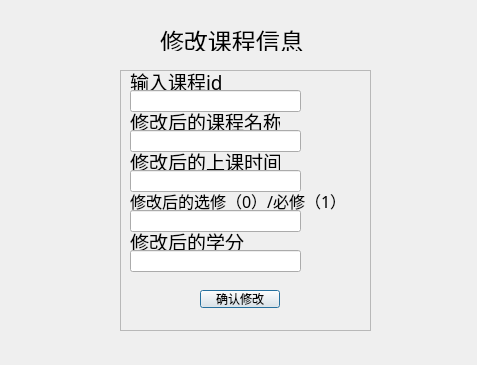
<?xml version="1.0" encoding="UTF-8"?>
<ui version="4.0">
 <class>modifycourdialog</class>
 <widget class="QDialog" name="modifycourdialog">
  <property name="geometry">
   <rect>
    <x>0</x>
    <y>0</y>
    <width>477</width>
    <height>365</height>
   </rect>
  </property>
  <property name="windowTitle">
   <string>Dialog</string>
  </property>
  <widget class="QFrame" name="frame">
   <property name="geometry">
    <rect>
     <x>120</x>
     <y>70</y>
     <width>251</width>
     <height>261</height>
    </rect>
   </property>
   <property name="frameShape">
    <enum>QFrame::StyledPanel</enum>
   </property>
   <property name="frameShadow">
    <enum>QFrame::Raised</enum>
   </property>
   <widget class="QLabel" name="idlabel">
    <property name="geometry">
     <rect>
      <x>10</x>
      <y>0</y>
      <width>150</width>
      <height>22</height>
     </rect>
    </property>
    <property name="font">
     <font>
      <family>幼圆</family>
      <pointsize>14</pointsize>
     </font>
    </property>
    <property name="text">
     <string>输入课程id</string>
    </property>
   </widget>
   <widget class="QLineEdit" name="idline">
    <property name="geometry">
     <rect>
      <x>10</x>
      <y>20</y>
      <width>171</width>
      <height>22</height>
     </rect>
    </property>
   </widget>
   <widget class="QLabel" name="courlabel">
    <property name="geometry">
     <rect>
      <x>10</x>
      <y>40</y>
      <width>150</width>
      <height>22</height>
     </rect>
    </property>
    <property name="font">
     <font>
      <family>幼圆</family>
      <pointsize>14</pointsize>
     </font>
    </property>
    <property name="text">
     <string>修改后的课程名称</string>
    </property>
   </widget>
   <widget class="QLineEdit" name="courline">
    <property name="geometry">
     <rect>
      <x>10</x>
      <y>60</y>
      <width>171</width>
      <height>22</height>
     </rect>
    </property>
   </widget>
   <widget class="QLabel" name="timelabel">
    <property name="geometry">
     <rect>
      <x>10</x>
      <y>80</y>
      <width>150</width>
      <height>22</height>
     </rect>
    </property>
    <property name="font">
     <font>
      <family>幼圆</family>
      <pointsize>14</pointsize>
     </font>
    </property>
    <property name="text">
     <string>修改后的上课时间</string>
    </property>
   </widget>
   <widget class="QLineEdit" name="timeline">
    <property name="geometry">
     <rect>
      <x>10</x>
      <y>100</y>
      <width>171</width>
      <height>22</height>
     </rect>
    </property>
   </widget>
   <widget class="QLabel" name="naturelabel">
    <property name="geometry">
     <rect>
      <x>10</x>
      <y>120</y>
      <width>220</width>
      <height>22</height>
     </rect>
    </property>
    <property name="font">
     <font>
      <family>幼圆</family>
      <pointsize>12</pointsize>
     </font>
    </property>
    <property name="text">
     <string>修改后的选修（0）/必修（1）</string>
    </property>
   </widget>
   <widget class="QLineEdit" name="natureline">
    <property name="geometry">
     <rect>
      <x>10</x>
      <y>140</y>
      <width>171</width>
      <height>22</height>
     </rect>
    </property>
   </widget>
   <widget class="QLabel" name="creditlabel">
    <property name="geometry">
     <rect>
      <x>10</x>
      <y>160</y>
      <width>150</width>
      <height>22</height>
     </rect>
    </property>
    <property name="font">
     <font>
      <family>幼圆</family>
      <pointsize>14</pointsize>
     </font>
    </property>
    <property name="text">
     <string>修改后的学分</string>
    </property>
   </widget>
   <widget class="QLineEdit" name="creditline">
    <property name="geometry">
     <rect>
      <x>10</x>
      <y>180</y>
      <width>171</width>
      <height>22</height>
     </rect>
    </property>
   </widget>
   <widget class="QPushButton" name="pushButton">
    <property name="geometry">
     <rect>
      <x>80</x>
      <y>220</y>
      <width>80</width>
      <height>18</height>
     </rect>
    </property>
    <property name="text">
     <string>确认修改</string>
    </property>
   </widget>
  </widget>
  <widget class="QLabel" name="label">
   <property name="geometry">
    <rect>
     <x>160</x>
     <y>30</y>
     <width>150</width>
     <height>21</height>
    </rect>
   </property>
   <property name="font">
    <font>
     <family>仿宋</family>
     <pointsize>18</pointsize>
    </font>
   </property>
   <property name="text">
    <string>修改课程信息</string>
   </property>
  </widget>
 </widget>
 <resources/>
 <connections/>
</ui>
